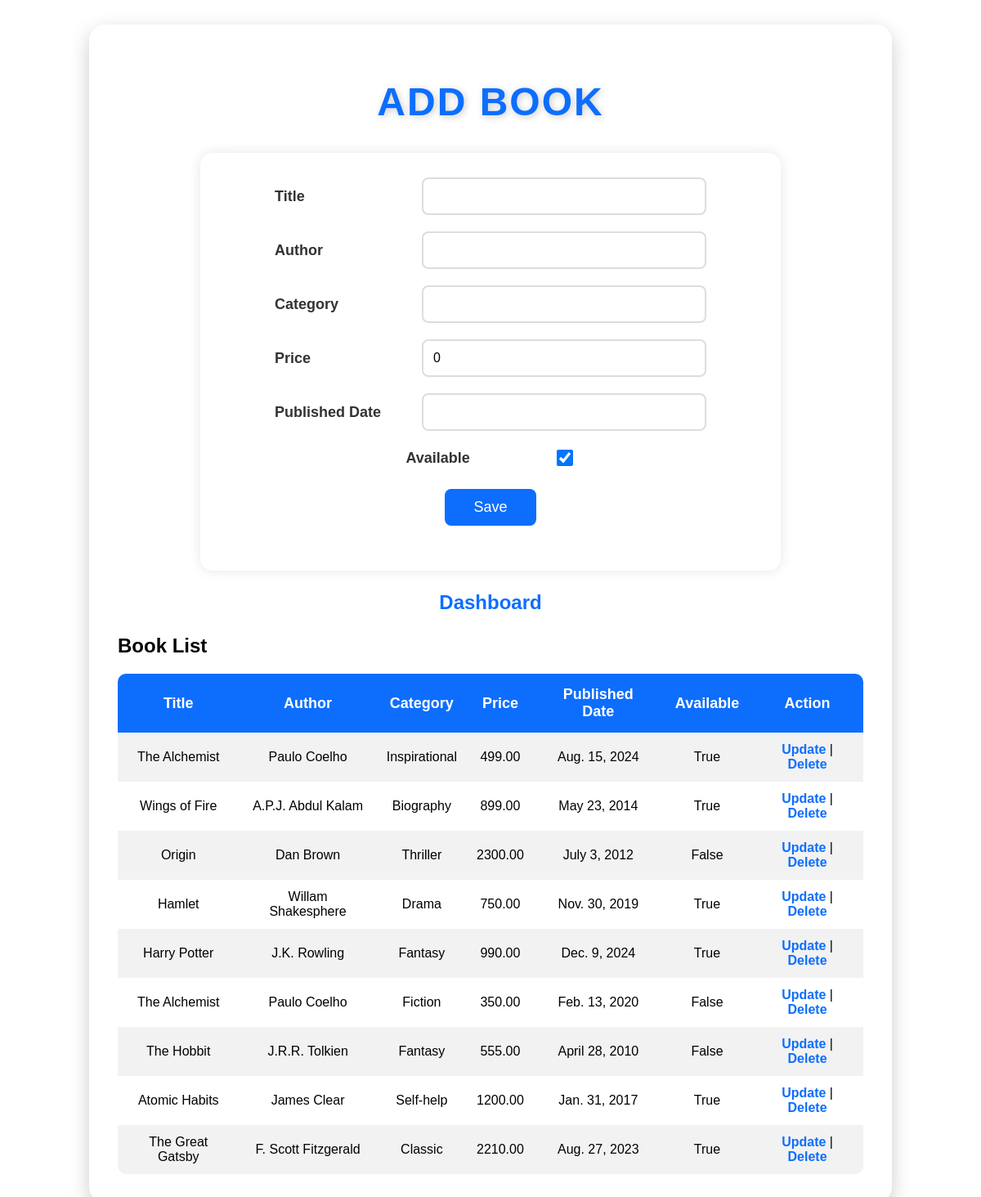
The page /books/ on the database its author committed.
### books/models.py (models this page shows, shortened)
class Book(models.Model):
    title = models.CharField(max_length=100)
    author = models.CharField(max_length=100)
    category = models.CharField(max_length=100)
    price = models.DecimalField(max_digits=10,decimal_places=2,default=0)
    published_date = models.DateField()
    is_available = models.BooleanField(default=True)

### books/views.py (the view)
# urls.py: path("books/",views.book_list,name="book_list"),
def book_list(request):
    if request.method == "POST":
        form = BookForm(request.POST)
        if form.is_valid():
            form.save()
            return redirect("book_list")
    else:
        form = BookForm()
    books = Book.objects.all()
    return render(request,"books.html",{"form": form,"books": books})

### books/forms.py
class BookForm(forms.ModelForm):
    class Meta:
        model = Book
        fields = "__all__"

### books/templates/books.html (shortened to what this page needs)
{% load static %}
<!DOCTYPE html>
<html>
<head>
    <link rel="stylesheet" href="{% static 'css/style.css' %}">
</head>
<body>
<div class="container">
    <h1>Add Book</h1>
    <form method="POST">
        <div class="form-group">
            <label>Title</label>
            {{ form.title }}
        </div>
        <div class="form-group">
            <label>Author</label>
            {{ form.author }}
        </div>
        <div class="form-group">
            <label>Category</label>
            {{ form.category }}
        </div>
        <div class="form-group">
            <label>Price</label>
            {{ form.price }}
        </div>
        <div class="form-group">
            <label>Published Date</label>
            {{ form.published_date }}
        </div>
        <div class="form-group">
            <label>Available</label>
            {{ form.is_available }}
        </div>
        <button type="submit">Save</button>
    </form>
    <a href="{% url 'dashboard' %}" class="dashboard-link">
        Dashboard
    </a>
    <h2>Book List</h2>
    <table>
        <tr>
            <th>Title</th>
            <th>Author</th>
            <th>Category</th>
            <th>Price</th>
            <th>Published Date</th>
            <th>Available</th>
            <th>Action</th>
        </tr>
        {% for book in books %}
        <tr>
            <td>{{ book.title }}</td>
            <td>{{ book.author }}</td>
            <td>{{ book.category }}</td>
            <td>{{ book.price }}</td>
            <td>{{ book.published_date }}</td>
            <td>{{ book.is_available }}</td>
            <td class="action-links">
                <a href="{% url 'update_book' book.id %}">
                    Update
                </a>
                |
                <a href="{% url 'delete_book' book.id %}">
                    Delete
                </a>
            </td>
        </tr>
        {% empty %}
        <tr>
            <td colspan="7">
                No Books Available
            </td>
        </tr>
        {% endfor %}
    </table>
</div>
</body>
</html>

### books/static/css/style.css (style rules this page uses)
body { font-family: Arial, sans-serif; margin: 0; padding: 30px; background-image: linear-gradient( rgba(255,255,255,0.85), rgba(255,255,255,0.85) ), url("https://images.unsplash.com/photo-1512820790803-83ca734da794"); background-size: cover; background-position: center; background-attachment: fixed; }
.container { width: 80%; margin: auto; background: rgba(255,255,255,0.7); backdrop-filter: blur(10px); padding: 35px; border-radius: 20px; box-shadow: 0 8px 25px rgba(0,0,0,0.2); }
h1 { text-align: center; color: #0d6efd; font-size: 48px; margin-bottom: 35px; text-transform: uppercase; letter-spacing: 2px; text-shadow: 2px 2px 8px #ccc; }
form { width: 650px; margin: auto; background: white; padding: 30px; border-radius: 15px; box-shadow: 0px 0px 15px rgba(0,0,0,0.1); }
.form-group { display: flex; align-items: center; justify-content: center; margin-bottom: 20px; }
.form-group label { width: 180px; font-size: 18px; font-weight: bold; color: #333; }
.form-group input, .form-group select { width: 320px; padding: 12px; border: 2px solid #ddd; border-radius: 8px; font-size: 16px; transition: 0.3s; }
input[type="checkbox"] { width: 20px; height: 20px; }
button { display: block; margin: 25px auto; background: #0d6efd; color: white; border: none; padding: 12px 35px; font-size: 18px; border-radius: 8px; cursor: pointer; transition: 0.3s; }
.dashboard-link { display: block; text-align: center; margin: 25px; font-size: 24px; text-decoration: none; color: #0d6efd; font-weight: bold; }
table { width: 100%; border-collapse: collapse; margin-top: 20px; background: white; border-radius: 10px; overflow: hidden; }
table th { background: #0d6efd; color: white; padding: 15px; font-size: 18px; }
table td { text-align: center; padding: 12px; }
table tr:nth-child(even) { background: #f2f2f2; }
a { text-decoration: none; font-weight: bold; color: #0d6efd; }

### rows shown on the page
Book: title "The Alchemist", author "Paulo Coelho", category "Inspirational", price "499.00", published_date "Aug. 15, 2024", is_available "True"
Book: title "Wings of Fire", author "A.P.J. Abdul Kalam", category "Biography", price "899.00", published_date "May 23, 2014", is_available "True"
Book: title "Origin", author "Dan Brown", category "Thriller", price "2300.00", published_date "July 3, 2012", is_available "False"
Book: title "Hamlet", author "Willam Shakesphere", category "Drama", price "750.00", published_date "Nov. 30, 2019", is_available "True"
Book: title "Harry Potter", author "J.K. Rowling", category "Fantasy", price "990.00", published_date "Dec. 9, 2024", is_available "True"
Book: title "The Alchemist", author "Paulo Coelho", category "Fiction", price "350.00", published_date "Feb. 13, 2020", is_available "False"
Book: title "The Hobbit", author "J.R.R. Tolkien", category "Fantasy", price "555.00", published_date "April 28, 2010", is_available "False"
Book: title "Atomic Habits", author "James Clear", category "Self-help", price "1200.00", published_date "Jan. 31, 2017", is_available "True"
Book: title "The Great Gatsby", author "F. Scott Fitzgerald", category "Classic", price "2210.00", published_date "Aug. 27, 2023", is_available "True"
